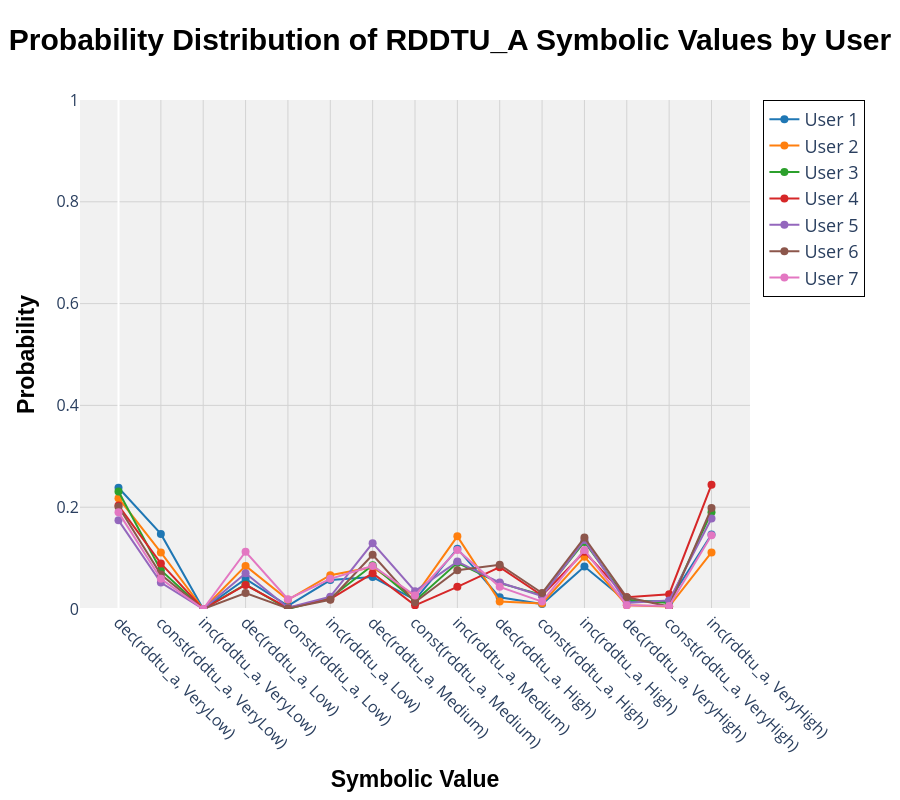

The notebook cell saved with this chart:
### Code cell
fig = create_user_symbolic_probability_distribution(test_symbolic_df, 'rddtu_a', "test_data", base_font_size=18)
fig.show()

### Figure 1 — Plotly figure (JSON) as saved in the notebook; plotly's stock layout.template omitted (floating-point values rounded to 4 significant figures)
{"data": [{"hoverinfo": "text", "hovertext": ["User 1<br>Value: dec(rddtu_a, VeryLow)<br>Probability: 0.2382", "User 1<br>Value: const(rddtu_a, VeryLow)<br>Probability: 0.1475", "User 1<br>Value: inc(rddtu_a, VeryLow)<br>Probability: 0.0000", "User 1<br>Value: dec(rddtu_a, Low)<br>Probability: 0.0593", "User 1<br>Value: const(rddtu_a, Low)<br>Probability: 0.0060", "User 1<br>Value: inc(rddtu_a, Low)<br>Probability: 0.0568", "User 1<br>Value: dec(rddtu_a, Medium)<br>Probability: 0.0629", "User 1<br>Value: const(rddtu_a, Medium)<br>Probability: 0.0181", "User 1<br>Value: inc(rddtu_a, Medium)<br>Probability: 0.1185", "User 1<br>Value: dec(rddtu_a, High)<br>Probability: 0.0230", "User 1<br>Value: const(rddtu_a, High)<br>Probability: 0.0097", "User 1<br>Value: inc(rddtu_a, High)<br>Probability: 0.0834", "User 1<br>Value: dec(rddtu_a, VeryHigh)<br>Probability: 0.0145", "User 1<br>Value: const(rddtu_a, VeryHigh)<br>Probability: 0.0157", "User 1<br>Value: inc(rddtu_a, VeryHigh)<br>Probability: 0.1463"], "line": {"color": "#1f77b4", "width": 2}, "marker": {"color": "#1f77b4", "size": 8, "symbol": "circle"}, "mode": "lines+markers", "name": "User 1", "type": "scatter", "x": [0, 1, 2, 3, 4, 5, 6, 7, 8, 9, 10, 11, 12, 13, 14], "y": [0.2382, 0.1475, 0, 0.05925, 0.006046, 0.05683, 0.06288, 0.01814, 0.1185, 0.02297, 0.009674, 0.08343, 0.01451, 0.01572, 0.1463]}, {"hoverinfo": "text", "hovertext": ["User 2<br>Value: dec(rddtu_a, VeryLow)<br>Probability: 0.2177", "User 2<br>Value: const(rddtu_a, VeryLow)<br>Probability: 0.1112", "User 2<br>Value: inc(rddtu_a, VeryLow)<br>Probability: 0.0000", "User 2<br>Value: dec(rddtu_a, Low)<br>Probability: 0.0846", "User 2<br>Value: const(rddtu_a, Low)<br>Probability: 0.0181", "User 2<br>Value: inc(rddtu_a, Low)<br>Probability: 0.0665", "User 2<br>Value: dec(rddtu_a, Medium)<br>Probability: 0.0822", "User 2<br>Value: const(rddtu_a, Medium)<br>Probability: 0.0254", "User 2<br>Value: inc(rddtu_a, Medium)<br>Probability: 0.1427", "User 2<br>Value: dec(rddtu_a, High)<br>Probability: 0.0145", "User 2<br>Value: const(rddtu_a, High)<br>Probability: 0.0109", "User 2<br>Value: inc(rddtu_a, High)<br>Probability: 0.1028", "User 2<br>Value: dec(rddtu_a, VeryHigh)<br>Probability: 0.0073", "User 2<br>Value: const(rddtu_a, VeryHigh)<br>Probability: 0.0048", "User 2<br>Value: inc(rddtu_a, VeryHigh)<br>Probability: 0.1112"], "line": {"color": "#ff7f0e", "width": 2}, "marker": {"color": "#ff7f0e", "size": 8, "symbol": "circle"}, "mode": "lines+markers", "name": "User 2", "type": "scatter", "x": [0, 1, 2, 3, 4, 5, 6, 7, 8, 9, 10, 11, 12, 13, 14], "y": [0.2177, 0.1112, 0, 0.08464, 0.01814, 0.06651, 0.08222, 0.02539, 0.1427, 0.01451, 0.01088, 0.1028, 0.007255, 0.004837, 0.1112]}, {"hoverinfo": "text", "hovertext": ["User 3<br>Value: dec(rddtu_a, VeryLow)<br>Probability: 0.2310", "User 3<br>Value: const(rddtu_a, VeryLow)<br>Probability: 0.0762", "User 3<br>Value: inc(rddtu_a, VeryLow)<br>Probability: 0.0000", "User 3<br>Value: dec(rddtu_a, Low)<br>Probability: 0.0484", "User 3<br>Value: const(rddtu_a, Low)<br>Probability: 0.0000", "User 3<br>Value: inc(rddtu_a, Low)<br>Probability: 0.0218", "User 3<br>Value: dec(rddtu_a, Medium)<br>Probability: 0.0859", "User 3<br>Value: const(rddtu_a, Medium)<br>Probability: 0.0157", "User 3<br>Value: inc(rddtu_a, Medium)<br>Probability: 0.0907", "User 3<br>Value: dec(rddtu_a, High)<br>Probability: 0.0508", "User 3<br>Value: const(rddtu_a, High)<br>Probability: 0.0278", "User 3<br>Value: inc(rddtu_a, High)<br>Probability: 0.1318", "User 3<br>Value: dec(rddtu_a, VeryHigh)<br>Probability: 0.0181", "User 3<br>Value: const(rddtu_a, VeryHigh)<br>Probability: 0.0121", "User 3<br>Value: inc(rddtu_a, VeryHigh)<br>Probability: 0.1898"], "line": {"color": "#2ca02c", "width": 2}, "marker": {"color": "#2ca02c", "size": 8, "symbol": "circle"}, "mode": "lines+markers", "name": "User 3", "type": "scatter", "x": [0, 1, 2, 3, 4, 5, 6, 7, 8, 9, 10, 11, 12, 13, 14], "y": [0.231, 0.07618, 0, 0.04837, 0, 0.02177, 0.08585, 0.01572, 0.09069, 0.05079, 0.02781, 0.1318, 0.01814, 0.01209, 0.1898]}, {"hoverinfo": "text", "hovertext": ["User 4<br>Value: dec(rddtu_a, VeryLow)<br>Probability: 0.2031", "User 4<br>Value: const(rddtu_a, VeryLow)<br>Probability: 0.0895", "User 4<br>Value: inc(rddtu_a, VeryLow)<br>Probability: 0.0000", "User 4<br>Value: dec(rddtu_a, Low)<br>Probability: 0.0472", "User 4<br>Value: const(rddtu_a, Low)<br>Probability: 0.0024", "User 4<br>Value: inc(rddtu_a, Low)<br>Probability: 0.0193", "User 4<br>Value: dec(rddtu_a, Medium)<br>Probability: 0.0701", "User 4<br>Value: const(rddtu_a, Medium)<br>Probability: 0.0073", "User 4<br>Value: inc(rddtu_a, Medium)<br>Probability: 0.0435", "User 4<br>Value: dec(rddtu_a, High)<br>Probability: 0.0822", "User 4<br>Value: const(rddtu_a, High)<br>Probability: 0.0266", "User 4<br>Value: inc(rddtu_a, High)<br>Probability: 0.1125", "User 4<br>Value: dec(rddtu_a, VeryHigh)<br>Probability: 0.0230", "User 4<br>Value: const(rddtu_a, VeryHigh)<br>Probability: 0.0290", "User 4<br>Value: inc(rddtu_a, VeryHigh)<br>Probability: 0.2443"], "line": {"color": "#d62728", "width": 2}, "marker": {"color": "#d62728", "size": 8, "symbol": "circle"}, "mode": "lines+markers", "name": "User 4", "type": "scatter", "x": [0, 1, 2, 3, 4, 5, 6, 7, 8, 9, 10, 11, 12, 13, 14], "y": [0.2031, 0.08948, 0, 0.04716, 0.002418, 0.01935, 0.07013, 0.007255, 0.04353, 0.08222, 0.0266, 0.1125, 0.02297, 0.02902, 0.2443]}, {"hoverinfo": "text", "hovertext": ["User 5<br>Value: dec(rddtu_a, VeryLow)<br>Probability: 0.1741", "User 5<br>Value: const(rddtu_a, VeryLow)<br>Probability: 0.0520", "User 5<br>Value: inc(rddtu_a, VeryLow)<br>Probability: 0.0000", "User 5<br>Value: dec(rddtu_a, Low)<br>Probability: 0.0701", "User 5<br>Value: const(rddtu_a, Low)<br>Probability: 0.0024", "User 5<br>Value: inc(rddtu_a, Low)<br>Probability: 0.0242", "User 5<br>Value: dec(rddtu_a, Medium)<br>Probability: 0.1294", "User 5<br>Value: const(rddtu_a, Medium)<br>Probability: 0.0351", "User 5<br>Value: inc(rddtu_a, Medium)<br>Probability: 0.0931", "User 5<br>Value: dec(rddtu_a, High)<br>Probability: 0.0520", "User 5<br>Value: const(rddtu_a, High)<br>Probability: 0.0254", "User 5<br>Value: inc(rddtu_a, High)<br>Probability: 0.1354", "User 5<br>Value: dec(rddtu_a, VeryHigh)<br>Probability: 0.0121", "User 5<br>Value: const(rddtu_a, VeryHigh)<br>Probability: 0.0169", "User 5<br>Value: inc(rddtu_a, VeryHigh)<br>Probability: 0.1778"], "line": {"color": "#9467bd", "width": 2}, "marker": {"color": "#9467bd", "size": 8, "symbol": "circle"}, "mode": "lines+markers", "name": "User 5", "type": "scatter", "x": [0, 1, 2, 3, 4, 5, 6, 7, 8, 9, 10, 11, 12, 13, 14], "y": [0.1741, 0.052, 0, 0.07013, 0.002418, 0.02418, 0.1294, 0.03507, 0.09311, 0.052, 0.02539, 0.1354, 0.01209, 0.01693, 0.1778]}, {"hoverinfo": "text", "hovertext": ["User 6<br>Value: dec(rddtu_a, VeryLow)<br>Probability: 0.2007", "User 6<br>Value: const(rddtu_a, VeryLow)<br>Probability: 0.0677", "User 6<br>Value: inc(rddtu_a, VeryLow)<br>Probability: 0.0000", "User 6<br>Value: dec(rddtu_a, Low)<br>Probability: 0.0314", "User 6<br>Value: const(rddtu_a, Low)<br>Probability: 0.0012", "User 6<br>Value: inc(rddtu_a, Low)<br>Probability: 0.0181", "User 6<br>Value: dec(rddtu_a, Medium)<br>Probability: 0.1064", "User 6<br>Value: const(rddtu_a, Medium)<br>Probability: 0.0133", "User 6<br>Value: inc(rddtu_a, Medium)<br>Probability: 0.0762", "User 6<br>Value: dec(rddtu_a, High)<br>Probability: 0.0871", "User 6<br>Value: const(rddtu_a, High)<br>Probability: 0.0314", "User 6<br>Value: inc(rddtu_a, High)<br>Probability: 0.1403", "User 6<br>Value: dec(rddtu_a, VeryHigh)<br>Probability: 0.0230", "User 6<br>Value: const(rddtu_a, VeryHigh)<br>Probability: 0.0048", "User 6<br>Value: inc(rddtu_a, VeryHigh)<br>Probability: 0.1983"], "line": {"color": "#8c564b", "width": 2}, "marker": {"color": "#8c564b", "size": 8, "symbol": "circle"}, "mode": "lines+markers", "name": "User 6", "type": "scatter", "x": [0, 1, 2, 3, 4, 5, 6, 7, 8, 9, 10, 11, 12, 13, 14], "y": [0.2007, 0.06771, 0, 0.03144, 0.001209, 0.01814, 0.1064, 0.0133, 0.07618, 0.08706, 0.03144, 0.1403, 0.02297, 0.004837, 0.1983]}, {"hoverinfo": "text", "hovertext": ["User 7<br>Value: dec(rddtu_a, VeryLow)<br>Probability: 0.1898", "User 7<br>Value: const(rddtu_a, VeryLow)<br>Probability: 0.0593", "User 7<br>Value: inc(rddtu_a, VeryLow)<br>Probability: 0.0000", "User 7<br>Value: dec(rddtu_a, Low)<br>Probability: 0.1125", "User 7<br>Value: const(rddtu_a, Low)<br>Probability: 0.0193", "User 7<br>Value: inc(rddtu_a, Low)<br>Probability: 0.0593", "User 7<br>Value: dec(rddtu_a, Medium)<br>Probability: 0.0846", "User 7<br>Value: const(rddtu_a, Medium)<br>Probability: 0.0266", "User 7<br>Value: inc(rddtu_a, Medium)<br>Probability: 0.1161", "User 7<br>Value: dec(rddtu_a, High)<br>Probability: 0.0435", "User 7<br>Value: const(rddtu_a, High)<br>Probability: 0.0145", "User 7<br>Value: inc(rddtu_a, High)<br>Probability: 0.1161", "User 7<br>Value: dec(rddtu_a, VeryHigh)<br>Probability: 0.0073", "User 7<br>Value: const(rddtu_a, VeryHigh)<br>Probability: 0.0060", "User 7<br>Value: inc(rddtu_a, VeryHigh)<br>Probability: 0.1451"], "line": {"color": "#e377c2", "width": 2}, "marker": {"color": "#e377c2", "size": 8, "symbol": "circle"}, "mode": "lines+markers", "name": "User 7", "type": "scatter", "x": [0, 1, 2, 3, 4, 5, 6, 7, 8, 9, 10, 11, 12, 13, 14], "y": [0.1898, 0.05925, 0, 0.1125, 0.01935, 0.05925, 0.08464, 0.0266, 0.1161, 0.04353, 0.01451, 0.1161, 0.007255, 0.006046, 0.1451]}], "layout": {"height": 800, "hovermode": "closest", "legend": {"bordercolor": "Black", "borderwidth": 1, "font": {"size": 18}, "orientation": "v", "x": 1.02, "xanchor": "left", "y": 1, "yanchor": "top"}, "margin": {"b": 180, "l": 80, "r": 150, "t": 100}, "paper_bgcolor": "white", "plot_bgcolor": "rgba(240, 240, 240, 0.9)", "title": {"font": {"color": "black", "family": "Arial", "size": 30, "weight": "bold"}, "text": "Probability Distribution of RDDTU_A Symbolic Values by User", "x": 0.5}, "xaxis": {"gridcolor": "lightgray", "showgrid": true, "tickangle": 45, "tickfont": {"size": 16}, "tickmode": "array", "ticktext": ["dec(rddtu_a, VeryLow)", "const(rddtu_a, VeryLow)", "inc(rddtu_a, VeryLow)", "dec(rddtu_a, Low)", "const(rddtu_a, Low)", "inc(rddtu_a, Low)", "dec(rddtu_a, Medium)", "const(rddtu_a, Medium)", "inc(rddtu_a, Medium)", "dec(rddtu_a, High)", "const(rddtu_a, High)", "inc(rddtu_a, High)", "dec(rddtu_a, VeryHigh)", "const(rddtu_a, VeryHigh)", "inc(rddtu_a, VeryHigh)"], "tickvals": [0, 1, 2, 3, 4, 5, 6, 7, 8, 9, 10, 11, 12, 13, 14], "title": {"font": {"color": "black", "family": "Arial", "size": 23, "weight": "bold"}, "text": "Symbolic Value"}}, "yaxis": {"gridcolor": "lightgray", "range": [0, 1], "showgrid": true, "tickfont": {"size": 16}, "title": {"font": {"color": "black", "family": "Arial", "size": 23, "weight": "bold"}, "text": "Probability"}}}}
